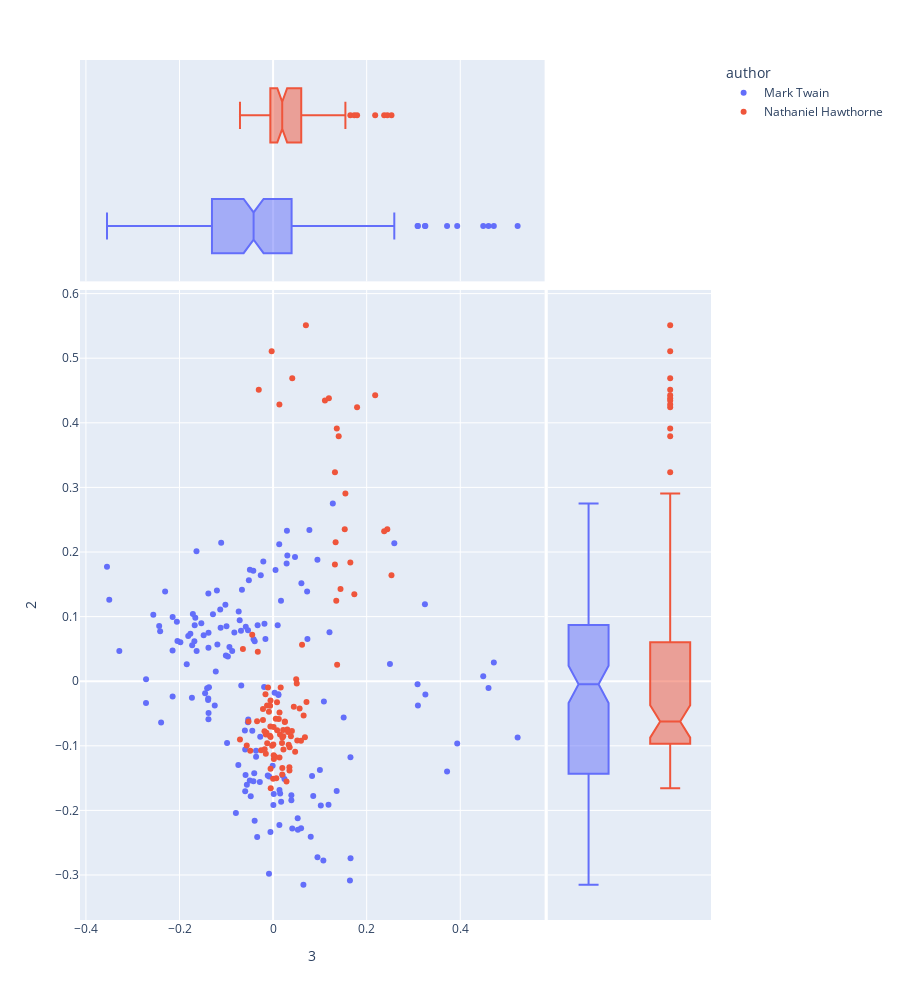

Write notebook code for a chart like this one.
### Markdown cell above
# PCA viz2, from second two components

### Code cell
px.scatter(DCM, 3, 2, 
           color=DCM.author, 
            hover_name=DCM.label,
           marginal_x='box', marginal_y='box', height=1000)

### Figure 1 — Plotly figure (JSON) as saved in the notebook; plotly's stock layout.template omitted (floating-point values rounded to 4 significant figures; data arrays with more than 128 entries replaced by an {"elided": "..."} marker saying what was removed)
{"data": [{"hovertemplate": "<b>%{hovertext}</b><br><br>author=Mark Twain<br>3=%{x}<br>2=%{y}<extra></extra>", "hovertext": {"elided": "157 str values"}, "legendgroup": "Mark Twain", "marker": {"color": "#636efa", "symbol": "circle"}, "mode": "markers", "name": "Mark Twain", "orientation": "v", "showlegend": true, "type": "scatter", "x": {"elided": "157 float values"}, "xaxis": "x", "y": {"elided": "157 float values"}, "yaxis": "y"}, {"alignmentgroup": "True", "hovertemplate": "<b>%{hovertext}</b><br><br>author=Mark Twain<br>3=%{x}<extra></extra>", "hovertext": {"elided": "157 str values"}, "legendgroup": "Mark Twain", "marker": {"color": "#636efa", "symbol": "circle"}, "name": "Mark Twain", "notched": true, "offsetgroup": "Mark Twain", "showlegend": false, "type": "box", "x": {"elided": "157 float values"}, "xaxis": "x3", "yaxis": "y3"}, {"alignmentgroup": "True", "hovertemplate": "<b>%{hovertext}</b><br><br>author=Mark Twain<br>2=%{y}<extra></extra>", "hovertext": {"elided": "157 str values"}, "legendgroup": "Mark Twain", "marker": {"color": "#636efa", "symbol": "circle"}, "name": "Mark Twain", "notched": true, "offsetgroup": "Mark Twain", "showlegend": false, "type": "box", "xaxis": "x2", "y": {"elided": "157 float values"}, "yaxis": "y2"}, {"hovertemplate": "<b>%{hovertext}</b><br><br>author=Nathaniel Hawthorne<br>3=%{x}<br>2=%{y}<extra></extra>", "hovertext": ["(3, 1)", "(3, 2)", "(3, 3)", "(3, 4)", "(3, 5)", "(3, 6)", "(3, 7)", "(3, 8)", "(3, 9)", "(3, 10)", "(3, 11)", "(3, 12)", "(3, 13)", "(3, 14)", "(3, 15)", "(3, 16)", "(3, 17)", "(3, 18)", "(3, 19)", "(3, 20)", "(3, 21)", "(3, 22)", "(3, 23)", "(3, 24)", "(3, 25)", "(3, 26)", "(3, 27)", "(3, 28)", "(3, 29)", "(4, 1)", "(4, 2)", "(4, 3)", "(4, 4)", "(4, 5)", "(4, 6)", "(4, 7)", "(4, 8)", "(4, 9)", "(4, 10)", "(4, 11)", "(4, 12)", "(4, 13)", "(4, 14)", "(4, 15)", "(4, 16)", "(4, 17)", "(4, 18)", "(4, 19)", "(4, 20)", "(4, 21)", "(5, 1)", "(5, 2)", "(5, 3)", "(5, 4)", "(5, 5)", "(5, 6)", "(5, 7)", "(5, 8)", "(5, 9)", "(5, 10)", "(5, 11)", "(5, 12)", "(5, 13)", "(5, 14)", "(5, 15)", "(5, 16)", "(5, 17)", "(5, 18)", "(5, 19)", "(5, 20)", "(5, 21)", "(5, 22)", "(5, 23)", "(7, 1)", "(7, 2)", "(7, 3)", "(7, 4)", "(7, 5)", "(7, 6)", "(7, 7)", "(7, 8)", "(7, 9)", "(7, 10)", "(7, 11)", "(7, 12)", "(7, 13)", "(7, 14)", "(7, 15)", "(7, 16)", "(7, 17)", "(7, 18)", "(7, 19)", "(7, 20)", "(7, 21)", "(7, 22)", "(7, 23)", "(7, 24)"], "legendgroup": "Nathaniel Hawthorne", "marker": {"color": "#EF553B", "symbol": "circle"}, "mode": "markers", "name": "Nathaniel Hawthorne", "orientation": "v", "showlegend": true, "type": "scatter", "x": [-0.05628, -0.01421, 0.03207, -0.02161, 0.0005637, 0.05961, 0.1369, 0.0148, 0.03811, 0.005798, 0.06803, 0.02509, -0.06449, 0.0714, 0.03331, 0.01984, -0.05254, 0.01379, 0.05164, 0.01221, -0.0342, 0.05666, -0.01285, -0.02158, 0.04429, 0.008399, -0.04461, 0.06523, 0.02523, 0.02874, 0.01911, -0.02559, 0.03486, 0.001303, 0.001686, -0.0154, 0.0137, 0.04715, 0.02173, -0.005746, 0.01953, -0.00202, 0.004219, 0.006879, -0.01254, -0.01799, -0.006369, -0.07076, 0.02159, 3.277e-05, 0.008693, 0.03037, 0.01972, 0.02211, 0.0354, -0.005001, 0.001145, -0.008806, -0.005533, -0.01082, 0.04942, -0.005388, -0.006903, 0.04022, 0.03501, -0.04873, -0.01835, -0.01552, 0.01629, -0.005368, -0.03265, -0.01625, 0.05059, 0.0619, 0.1736, 0.1531, -0.03059, 0.2441, 0.1322, 0.1651, 0.1193, 0.1351, 0.1546, 0.1441, 0.1362, 0.253, 0.01351, 0.2182, 0.04096, -0.00303, 0.1108, 0.07014, 0.1336, 0.1321, 0.1402, 0.1795, 0.2374], "xaxis": "x", "y": [-0.09958, -0.07982, -0.07882, -0.06019, -0.09789, -0.09211, 0.0255, -0.08243, -0.08532, -0.05832, -0.08667, -0.06305, 0.04972, -0.03204, -0.09848, -0.087, -0.06255, -0.04864, -0.09185, -0.05836, -0.06201, -0.04211, -0.03773, -0.04312, -0.03938, -0.03275, 0.07209, -0.05308, -0.06236, -0.1552, -0.0955, -0.1067, -0.1334, -0.1146, -0.1205, -0.08232, -0.1179, -0.1091, -0.08537, -0.0701, -0.1443, -0.1001, -0.1169, -0.1501, -0.09623, -0.1053, -0.03806, -0.09012, -0.07565, -0.151, -0.07605, -0.07464, -0.1344, -0.1059, -0.1022, -0.1659, -0.07095, -0.04738, -0.02973, -0.009772, 0.003186, -0.1356, -0.08459, -0.07717, -0.1382, -0.1078, -0.0773, -0.1124, -0.009925, -0.0864, 0.04574, -0.02034, -0.003734, 0.05637, 0.1345, 0.2354, 0.451, 0.2352, 0.3236, 0.1839, 0.4382, 0.1245, 0.2904, 0.1427, 0.3913, 0.1639, 0.4283, 0.4427, 0.469, 0.5106, 0.4344, 0.551, 0.2152, 0.1806, 0.3791, 0.4239, 0.2319], "yaxis": "y"}, {"alignmentgroup": "True", "hovertemplate": "<b>%{hovertext}</b><br><br>author=Nathaniel Hawthorne<br>3=%{x}<extra></extra>", "hovertext": ["(3, 1)", "(3, 2)", "(3, 3)", "(3, 4)", "(3, 5)", "(3, 6)", "(3, 7)", "(3, 8)", "(3, 9)", "(3, 10)", "(3, 11)", "(3, 12)", "(3, 13)", "(3, 14)", "(3, 15)", "(3, 16)", "(3, 17)", "(3, 18)", "(3, 19)", "(3, 20)", "(3, 21)", "(3, 22)", "(3, 23)", "(3, 24)", "(3, 25)", "(3, 26)", "(3, 27)", "(3, 28)", "(3, 29)", "(4, 1)", "(4, 2)", "(4, 3)", "(4, 4)", "(4, 5)", "(4, 6)", "(4, 7)", "(4, 8)", "(4, 9)", "(4, 10)", "(4, 11)", "(4, 12)", "(4, 13)", "(4, 14)", "(4, 15)", "(4, 16)", "(4, 17)", "(4, 18)", "(4, 19)", "(4, 20)", "(4, 21)", "(5, 1)", "(5, 2)", "(5, 3)", "(5, 4)", "(5, 5)", "(5, 6)", "(5, 7)", "(5, 8)", "(5, 9)", "(5, 10)", "(5, 11)", "(5, 12)", "(5, 13)", "(5, 14)", "(5, 15)", "(5, 16)", "(5, 17)", "(5, 18)", "(5, 19)", "(5, 20)", "(5, 21)", "(5, 22)", "(5, 23)", "(7, 1)", "(7, 2)", "(7, 3)", "(7, 4)", "(7, 5)", "(7, 6)", "(7, 7)", "(7, 8)", "(7, 9)", "(7, 10)", "(7, 11)", "(7, 12)", "(7, 13)", "(7, 14)", "(7, 15)", "(7, 16)", "(7, 17)", "(7, 18)", "(7, 19)", "(7, 20)", "(7, 21)", "(7, 22)", "(7, 23)", "(7, 24)"], "legendgroup": "Nathaniel Hawthorne", "marker": {"color": "#EF553B", "symbol": "circle"}, "name": "Nathaniel Hawthorne", "notched": true, "offsetgroup": "Nathaniel Hawthorne", "showlegend": false, "type": "box", "x": [-0.05628, -0.01421, 0.03207, -0.02161, 0.0005637, 0.05961, 0.1369, 0.0148, 0.03811, 0.005798, 0.06803, 0.02509, -0.06449, 0.0714, 0.03331, 0.01984, -0.05254, 0.01379, 0.05164, 0.01221, -0.0342, 0.05666, -0.01285, -0.02158, 0.04429, 0.008399, -0.04461, 0.06523, 0.02523, 0.02874, 0.01911, -0.02559, 0.03486, 0.001303, 0.001686, -0.0154, 0.0137, 0.04715, 0.02173, -0.005746, 0.01953, -0.00202, 0.004219, 0.006879, -0.01254, -0.01799, -0.006369, -0.07076, 0.02159, 3.277e-05, 0.008693, 0.03037, 0.01972, 0.02211, 0.0354, -0.005001, 0.001145, -0.008806, -0.005533, -0.01082, 0.04942, -0.005388, -0.006903, 0.04022, 0.03501, -0.04873, -0.01835, -0.01552, 0.01629, -0.005368, -0.03265, -0.01625, 0.05059, 0.0619, 0.1736, 0.1531, -0.03059, 0.2441, 0.1322, 0.1651, 0.1193, 0.1351, 0.1546, 0.1441, 0.1362, 0.253, 0.01351, 0.2182, 0.04096, -0.00303, 0.1108, 0.07014, 0.1336, 0.1321, 0.1402, 0.1795, 0.2374], "xaxis": "x3", "yaxis": "y3"}, {"alignmentgroup": "True", "hovertemplate": "<b>%{hovertext}</b><br><br>author=Nathaniel Hawthorne<br>2=%{y}<extra></extra>", "hovertext": ["(3, 1)", "(3, 2)", "(3, 3)", "(3, 4)", "(3, 5)", "(3, 6)", "(3, 7)", "(3, 8)", "(3, 9)", "(3, 10)", "(3, 11)", "(3, 12)", "(3, 13)", "(3, 14)", "(3, 15)", "(3, 16)", "(3, 17)", "(3, 18)", "(3, 19)", "(3, 20)", "(3, 21)", "(3, 22)", "(3, 23)", "(3, 24)", "(3, 25)", "(3, 26)", "(3, 27)", "(3, 28)", "(3, 29)", "(4, 1)", "(4, 2)", "(4, 3)", "(4, 4)", "(4, 5)", "(4, 6)", "(4, 7)", "(4, 8)", "(4, 9)", "(4, 10)", "(4, 11)", "(4, 12)", "(4, 13)", "(4, 14)", "(4, 15)", "(4, 16)", "(4, 17)", "(4, 18)", "(4, 19)", "(4, 20)", "(4, 21)", "(5, 1)", "(5, 2)", "(5, 3)", "(5, 4)", "(5, 5)", "(5, 6)", "(5, 7)", "(5, 8)", "(5, 9)", "(5, 10)", "(5, 11)", "(5, 12)", "(5, 13)", "(5, 14)", "(5, 15)", "(5, 16)", "(5, 17)", "(5, 18)", "(5, 19)", "(5, 20)", "(5, 21)", "(5, 22)", "(5, 23)", "(7, 1)", "(7, 2)", "(7, 3)", "(7, 4)", "(7, 5)", "(7, 6)", "(7, 7)", "(7, 8)", "(7, 9)", "(7, 10)", "(7, 11)", "(7, 12)", "(7, 13)", "(7, 14)", "(7, 15)", "(7, 16)", "(7, 17)", "(7, 18)", "(7, 19)", "(7, 20)", "(7, 21)", "(7, 22)", "(7, 23)", "(7, 24)"], "legendgroup": "Nathaniel Hawthorne", "marker": {"color": "#EF553B", "symbol": "circle"}, "name": "Nathaniel Hawthorne", "notched": true, "offsetgroup": "Nathaniel Hawthorne", "showlegend": false, "type": "box", "xaxis": "x2", "y": [-0.09958, -0.07982, -0.07882, -0.06019, -0.09789, -0.09211, 0.0255, -0.08243, -0.08532, -0.05832, -0.08667, -0.06305, 0.04972, -0.03204, -0.09848, -0.087, -0.06255, -0.04864, -0.09185, -0.05836, -0.06201, -0.04211, -0.03773, -0.04312, -0.03938, -0.03275, 0.07209, -0.05308, -0.06236, -0.1552, -0.0955, -0.1067, -0.1334, -0.1146, -0.1205, -0.08232, -0.1179, -0.1091, -0.08537, -0.0701, -0.1443, -0.1001, -0.1169, -0.1501, -0.09623, -0.1053, -0.03806, -0.09012, -0.07565, -0.151, -0.07605, -0.07464, -0.1344, -0.1059, -0.1022, -0.1659, -0.07095, -0.04738, -0.02973, -0.009772, 0.003186, -0.1356, -0.08459, -0.07717, -0.1382, -0.1078, -0.0773, -0.1124, -0.009925, -0.0864, 0.04574, -0.02034, -0.003734, 0.05637, 0.1345, 0.2354, 0.451, 0.2352, 0.3236, 0.1839, 0.4382, 0.1245, 0.2904, 0.1427, 0.3913, 0.1639, 0.4283, 0.4427, 0.469, 0.5106, 0.4344, 0.551, 0.2152, 0.1806, 0.3791, 0.4239, 0.2319], "yaxis": "y2"}], "layout": {"height": 1000, "legend": {"title": {"text": "author"}, "tracegroupgap": 0}, "margin": {"t": 60}, "xaxis": {"anchor": "y", "domain": [0, 0.7363], "title": {"text": "3"}}, "xaxis2": {"anchor": "y2", "domain": [0.7413, 1], "matches": "x2", "showgrid": false, "showline": false, "showticklabels": false, "ticks": ""}, "xaxis3": {"anchor": "y3", "domain": [0, 0.7363], "matches": "x", "showgrid": true, "showticklabels": false}, "xaxis4": {"anchor": "y4", "domain": [0.7413, 1], "matches": "x2", "showgrid": false, "showline": false, "showticklabels": false, "ticks": ""}, "yaxis": {"anchor": "x", "domain": [0, 0.7326], "title": {"text": "2"}}, "yaxis2": {"anchor": "x2", "domain": [0, 0.7326], "matches": "y", "showgrid": true, "showticklabels": false}, "yaxis3": {"anchor": "x3", "domain": [0.7426, 1], "matches": "y3", "showgrid": false, "showline": false, "showticklabels": false, "ticks": ""}, "yaxis4": {"anchor": "x4", "domain": [0.7426, 1], "matches": "y3", "showgrid": true, "showline": false, "showticklabels": false, "ticks": ""}}}
